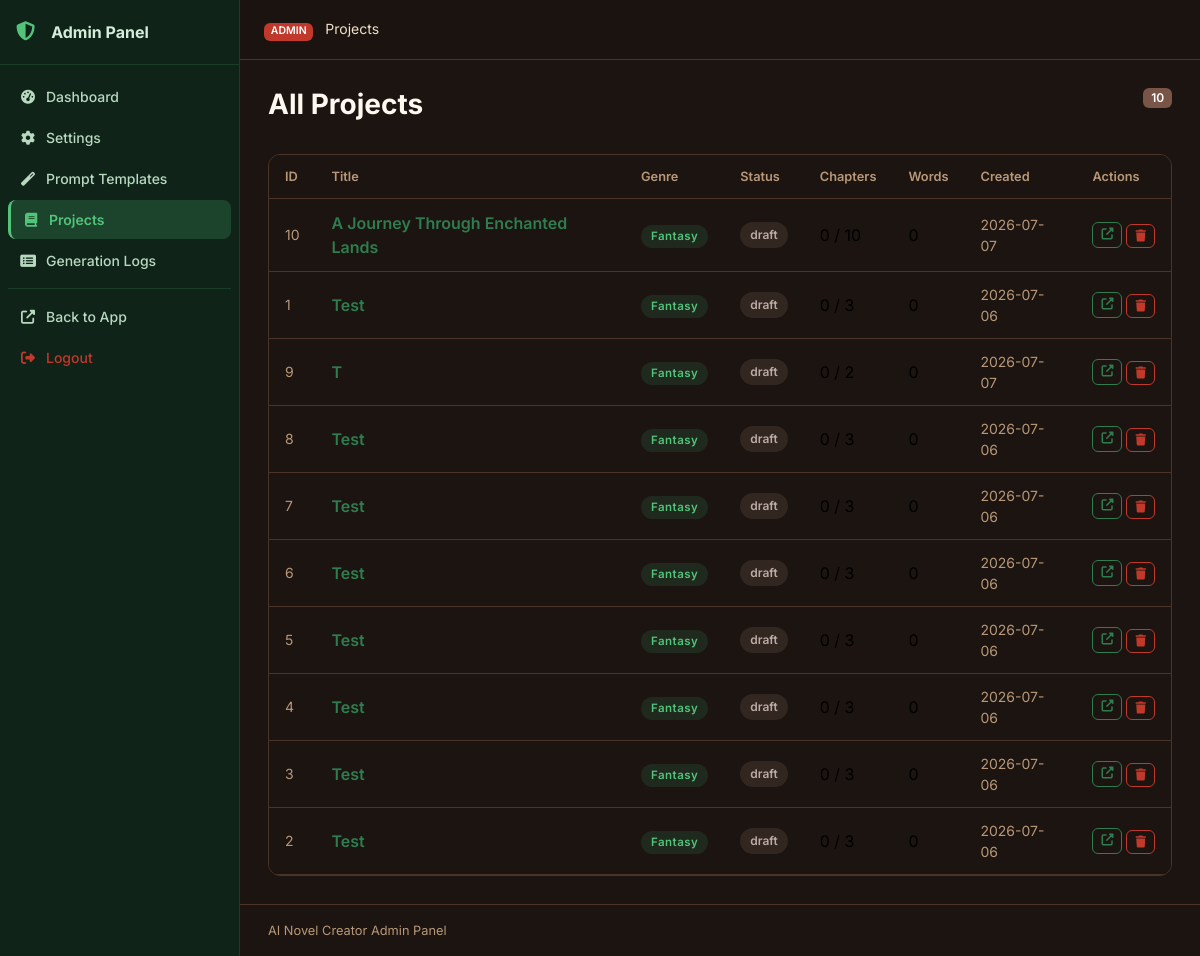
Page /julisunkan/projects (signed in) on the earlier database version.
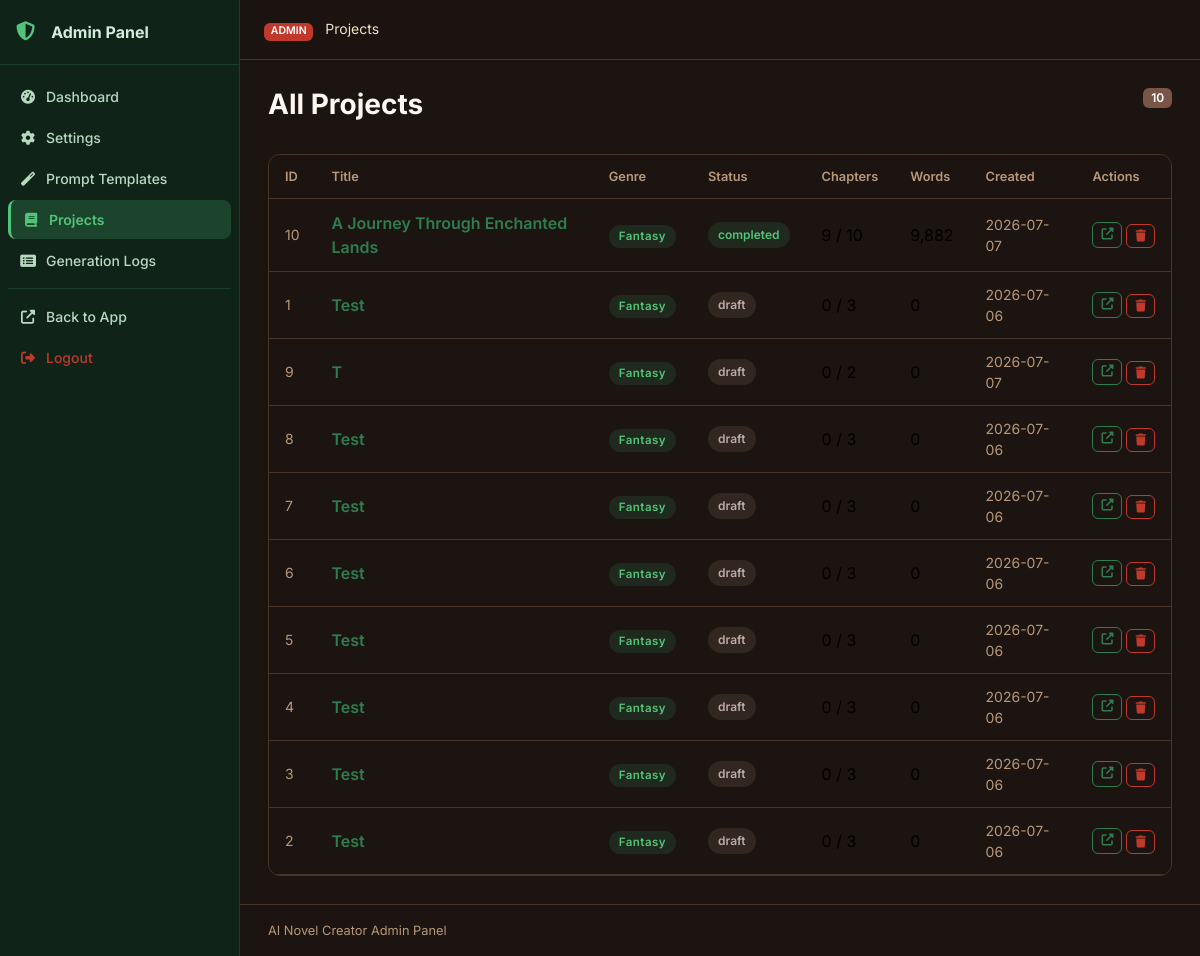
Same page on the later database version.
### tables this page shows
CREATE TABLE projects (
    id INTEGER PRIMARY KEY AUTOINCREMENT,
    title TEXT NOT NULL,
    subtitle TEXT DEFAULT '',
    genre TEXT DEFAULT 'Fantasy',
    audience TEXT DEFAULT 'Adult',
    description TEXT DEFAULT '',
    language TEXT DEFAULT 'English',
    story_type TEXT DEFAULT 'Novel',
    writing_style TEXT DEFAULT 'Descriptive',
    point_of_view TEXT DEFAULT 'Third Person Limited',
    tense TEXT DEFAULT 'Past',
    tone TEXT DEFAULT 'Adventurous',
    num_chapters INTEGER DEFAULT 10,
    words_per_chapter INTEGER DEFAULT 2000,
    creativity_level TEXT DEFAULT 'balanced',
    temperature REAL DEFAULT 0.7,
    top_p REAL DEFAULT 0.9,
    max_tokens INTEGER DEFAULT 4096,
    status TEXT DEFAULT 'draft',
    current_chapter INTEGER DEFAULT 0,
    total_words INTEGER DEFAULT 0,
    cover_prompt TEXT DEFAULT '',
    include_images INTEGER DEFAULT 0,
    images_per_chapter INTEGER DEFAULT 1,
    image_style TEXT DEFAULT 'Realistic',
    created_at TIMESTAMP DEFAULT CURRENT_TIMESTAMP,
    updated_at TIMESTAMP DEFAULT CURRENT_TIMESTAMP
);

### routes/admin.py (the view)
@bp.route('/projects')
@admin_required
def projects():
    db = get_db()
    all_projects = db.execute('SELECT * FROM projects ORDER BY updated_at DESC').fetchall()
    return render_template('admin/projects.html', projects=all_projects)

### database/__init__.py (called while the page is built)
def get_db():
    if 'db' not in g:
        db_path = current_app.config['DATABASE']
        os.makedirs(os.path.dirname(db_path), exist_ok=True)
        g.db = sqlite3.connect(db_path)
        g.db.row_factory = sqlite3.Row
        g.db.execute('PRAGMA foreign_keys = ON')
        g.db.execute('PRAGMA journal_mode = WAL')
    return g.db

### utils/helpers.py (called while the page is built)
def admin_required(f):
    @wraps(f)
    def decorated(*args, **kwargs):
        if not session.get('admin_logged_in'):
            return redirect(url_for('admin.login'))
        return f(*args, **kwargs)
    return decorated

def get_setting(db, key, default=''):
    row = db.execute('SELECT value FROM settings WHERE key = ?', (key,)).fetchone()
    return row['value'] if row else default

### templates/admin/projects.html (shortened to what this page needs)
{% extends "admin/base.html" %}
{% block breadcrumb %}Projects{% endblock %}
{% block admin_content %}
<div class="page-header">
  <h1 class="page-title">All Projects</h1>
  <span class="badge bg-secondary">{{ projects | length }}</span>
</div>
<div class="card data-card">
  <div class="card-body p-0">
    <div class="table-responsive">
      <table class="table table-hover align-middle mb-0">
        <thead>
          <tr>
            <th>ID</th><th>Title</th><th>Genre</th><th>Status</th>
            <th>Chapters</th><th>Words</th><th>Created</th><th>Actions</th>
          </tr>
        </thead>
        <tbody>
          {% for p in projects %}
          <tr>
            <td class="text-muted small">{{ p.id }}</td>
            <td>
              <a href="{{ url_for('projects.project_detail', project_id=p.id) }}" class="fw-600 text-decoration-none">
                {{ p.title[:40] }}
              </a>
            </td>
            <td><span class="genre-badge genre-{{ p.genre | lower | replace(' ', '-') | replace('/', '-') }}">{{ p.genre }}</span></td>
            <td><span class="status-pill status-{{ p.status }}">{{ p.status }}</span></td>
            <td>{{ p.current_chapter }} / {{ p.num_chapters }}</td>
            <td>{{ '{:,}'.format(p.total_words) }}</td>
            <td class="text-muted small">{{ p.created_at[:10] if p.created_at else '—' }}</td>
            <td>
              <div class="d-flex gap-1">
                <a href="{{ url_for('projects.project_detail', project_id=p.id) }}" class="btn btn-xs btn-outline-primary">
                  <i class="fas fa-external-link-alt"></i>
                </a>
                <form method="POST" action="{{ url_for('admin.delete_project', project_id=p.id) }}" style="display:inline">
                  <button class="btn btn-xs btn-outline-danger" onclick="return confirm('Delete?')">
                    <i class="fas fa-trash"></i>
                  </button>
                </form>
              </div>
            </td>
          </tr>
          {% endfor %}
        </tbody>
      </table>
    </div>
  </div>
</div>
{% endblock %}

Differences in the rows shown:
changed projects "A Journey Through Enchanted Lands": status "draft" → "completed"; current_chapter "0" → "9"; total_words "0" → "9,882"
